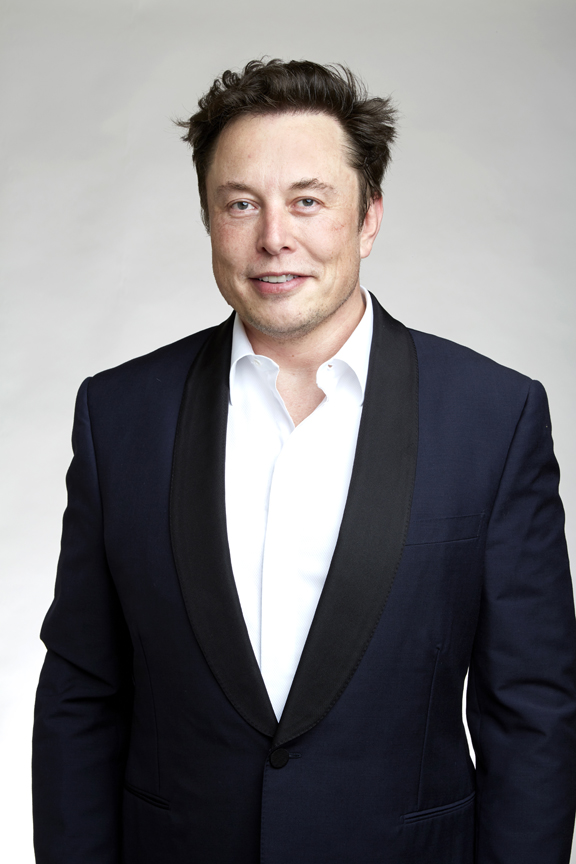
#> input picture me.jpg, 576 x 864 px
$ python facial_scan.py --image me.jpg --width 1.0   (older library calls are emulated)
#> lines starting #> are read from the running program, lines starting #| are printed output that depends on the picture; after the words box and inside, x2 and y2 are one past the last pixel; in counts of white or black regions, pixels touching at a corner belong together
"""
Test python file to start the facial recognition with openCV
SimpleCV will not work with anything higher than python2.7
OpenCV is what will be used for this project

"""
from scipy.spatial import distance as dist
import imutils
from imutils import perspective
from imutils import contours
import numpy as np
import argparse
import cv2

def mid_point(pt_a, pt_b):
    return (pt_a[0] + pt_b[0]) * 0.5, (pt_a[1] + pt_b[1]) * 0.5

ap = argparse.ArgumentParser()

ap.add_argument("-i", "--image", required = True, help = "path to the input image")

ap.add_argument("-w", "--width", type=float,
                required=True, help = "width of the left-most object in the image (in inches)")

args = vars(ap.parse_args())

image = cv2.imread(args["image"])                       # load image
#> image is the input picture: shape (864, 576, 3); mean B, G, R 121.3, 118.8, 120.7
gray = cv2.cvtColor(image, cv2.COLOR_BGR2GRAY)          # Grayscale the image
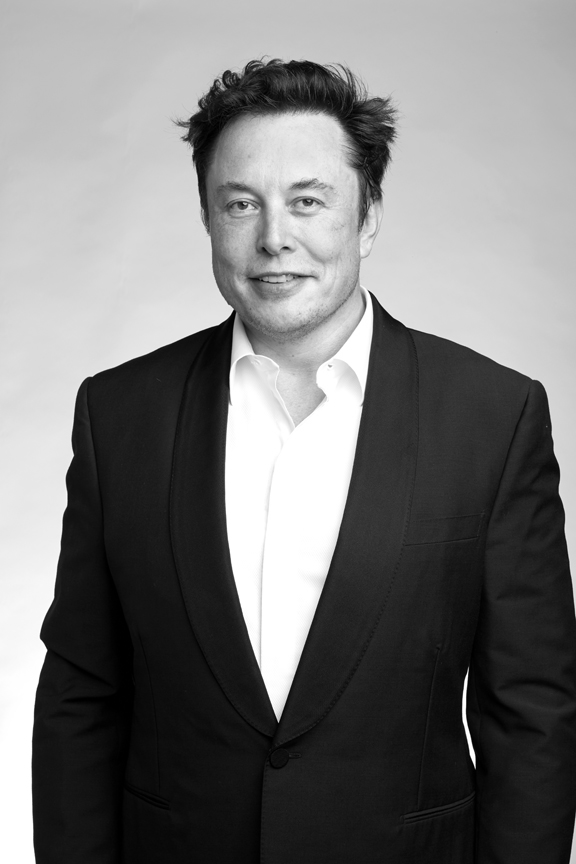
#> gray: shape (864, 576); min 0, max 255, mean 119.7
gray = cv2.GaussianBlur(gray, (7, 7), 0)                # Blur

edged = cv2.Canny(gray, 50, 100)                        # Edge detections
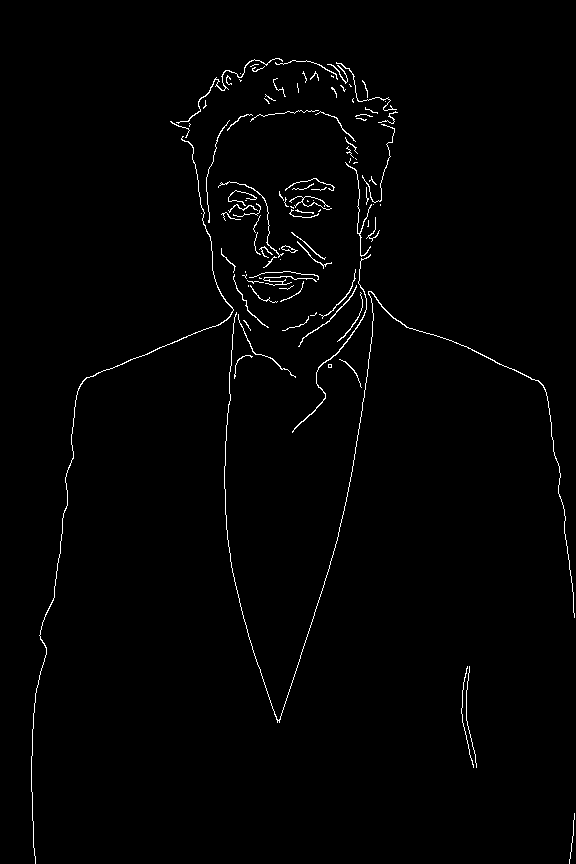
#> edged: shape (864, 576); 1.3% white in thin lines or dots, all inside (x1, y1, x2, y2) = (31, 58, 575, 864)
edged = cv2.dilate(edged, None, iterations=1)           # dilate the edge
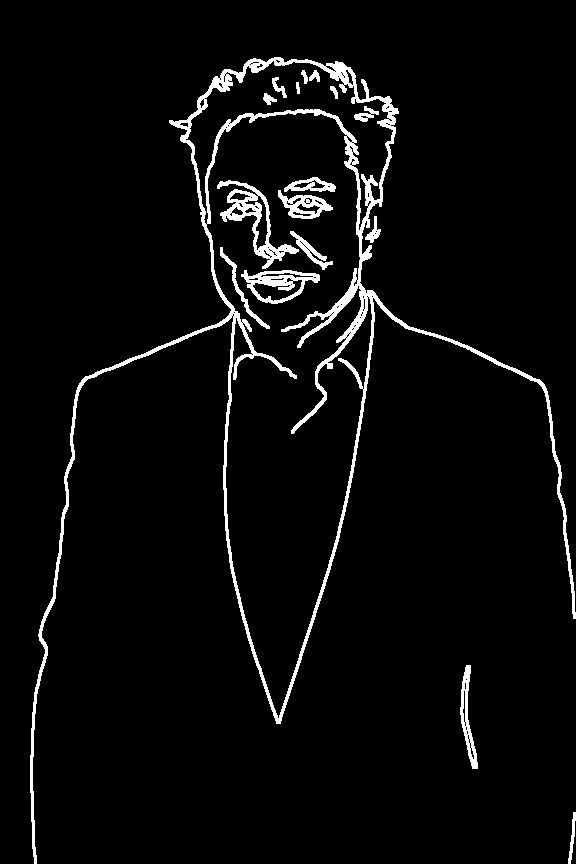
#> edged: shape (864, 576); 4.2% white; 17 white regions, largest, box (x1, y1, x2, y2) and area: (30, 57, 576, 864) 14677, (217, 180, 299, 269) 1645, (241, 270, 320, 304) 1092
edged = cv2.erode(edged, None, iterations=1)            # erode to close gaps
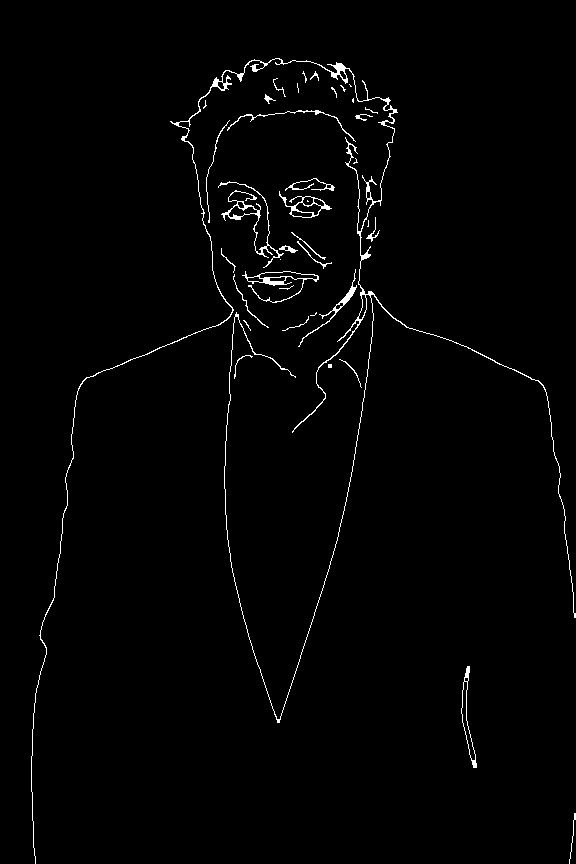
#> edged: shape (864, 576); 1.5% white in thin lines or dots, all inside (x1, y1, x2, y2) = (31, 58, 576, 864)

contouring = cv2.findContours(edged.copy(), cv2.RETR_EXTERNAL, cv2.CHAIN_APPROX_SIMPLE)   # Contours
#> contouring = 38 contours, 24 with area under 20; largest, box (x1, y1, x2, y2) and area: (31, 58, 576, 864) 1140, (279, 191, 332, 218) 547, (242, 271, 319, 303) 545, (218, 181, 284, 268) 446, (461, 666, 477, 768) 412
contouring = imutils.grab_contours(contouring)

(contouring, _) = contours.sort_contours(contouring)    # sort by left to right
pixelsPerMetric = None

for c in contouring:                                    # loop over each countour
    if cv2.contourArea(c) < 100:                        #if too big it will be ignored
        continue

    # compute the rotated bounding box of the contour
    orig = image.copy()
    box = cv2.minAreaRect(c)
    box = cv2.cv.BoxPoints(box) if imutils.is_cv2() else cv2.boxPoints(box)
    box = np.array(box, dtype="int")

    box = perspective.order_points(box)
    cv2.drawContours(orig, [box.astype("int")], -1, (0, 255, 0), 2)

    for (x, y) in box:
        cv2.circle(orig, (int(x), int(y)), 5, (0, 0, 255), -1)

    (tl, tr, br, bl) = box
    (tltrX, tltrY) = mid_point(tl, tr)
    (blbrX, blbrY) = mid_point(bl, br)

    (tlblX, tlblY) = mid_point(tl, bl)                  #top left to bottom left
    (trbrX, trbrY) = mid_point(tr, br)                  #top right to bottom right

    # draw midpoints
    cv2.circle(orig, (int(tltrX), int(tltrY)), 5, (255, 0, 0), -1)
    cv2.circle(orig, (int(blbrX), int(blbrY)), 5, (255, 0, 0), -1)
    cv2.circle(orig, (int(tlblX), int(tlblY)), 5, (255, 0, 0), -1)
    cv2.circle(orig, (int(trbrX), int(trbrY)), 5, (255, 0, 0), -1)

    # draw lines from the midpoints
    cv2.line(orig, (int(tltrX), int(tltrY)), (int(blbrX), int(blbrY)),
             (255, 0, 255), 2)
    cv2.line(orig, (int(tlblX), int(tlblY)), (int(trbrX), int(trbrY)),
             (255, 0, 255), 2)

    dA = dist.euclidean((tltrX, tltrY), (blbrX, blbrY))
    dB = dist.euclidean((tlblX, tlblY), (trbrX, trbrY))

    if pixelsPerMetric is None:                         #in inches, compute the ratio of pixels
        pixelsPerMetric = dB / args["width"]

    dimA = dA / pixelsPerMetric
    dimB = dB / pixelsPerMetric

    # draw the object sizes on the image
    cv2.putText(orig, "{:.1f}in".format(dimA),
                (int(tltrX - 15), int(tltrY - 10)), cv2.FONT_HERSHEY_SIMPLEX,
                0.65, (255, 255, 255), 2)
    cv2.putText(orig, "{:.1f}in".format(dimB),
                (int(trbrX + 10), int(trbrY)), cv2.FONT_HERSHEY_SIMPLEX,
                0.65, (255, 255, 255), 2)

    cv2.imshow("Image", orig)                           # show the outputs to user
    cv2.waitKey(0)
#> this loop made 38 passes
#> (tl, tr, br, bl, tltrX, tltrY, blbrX, blbrY) on pass 1: ([-231, 277], [369, 4], [636, 589], [35, 862], 69, 140.5, 335.5, 725.5)
#> (tl, tr, br, bl, tltrX, tltrY, blbrX, blbrY) on passes 4, 9, 15, 22, 37: ([239, 167], [298, 240], [264, 268], [204, 195], 268.5, 203.5, 234, 231.5), ([242, 271], [318, 271], [318, 302], [242, 302], 280, 271, 280, 302), ([279, 191], [332, 199], [328, 221], [275, 213], 305.5, 195, 301.5, 217), ([295, 343], [355, 269], [365, 277], [306, 352], 325, 306, 335.5, 314.5), ([457, 666], [468, 665], [476, 766], [464, 767], 462.5, 665.5, 470, 766.5)
#> pass 1, `cv2.imshow("Image", orig)`:
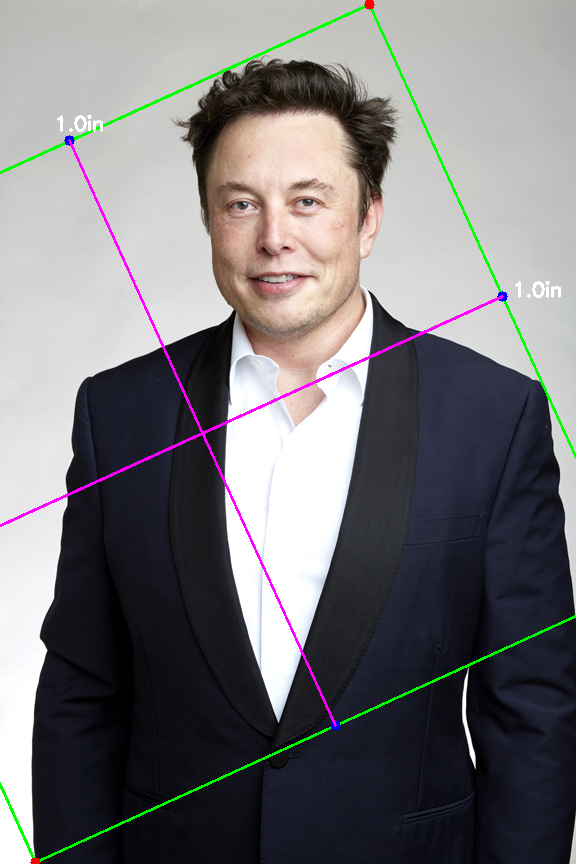
#> window 'Image': shape (864, 576, 3); mean B, G, R 120.9, 118.8, 120.3
#> after the loop, pixelsPerMetric = 659.6

'''
With openCV we can use:
Background Subtracting,
Color Filtering,
Edge Detection,
Feature Matching for Object Recognition **
General Object Recognition **
We will mainly need object recognition and feature matching for this particular program

Link below helps with opencv and how python can detect shapes and compare to other sources
https://www.pyimagesearch.com/2016/03/28/measuring-size-of-objects-in-an-image-with-opencv/
'''

$ run again, on unknown1.jpg
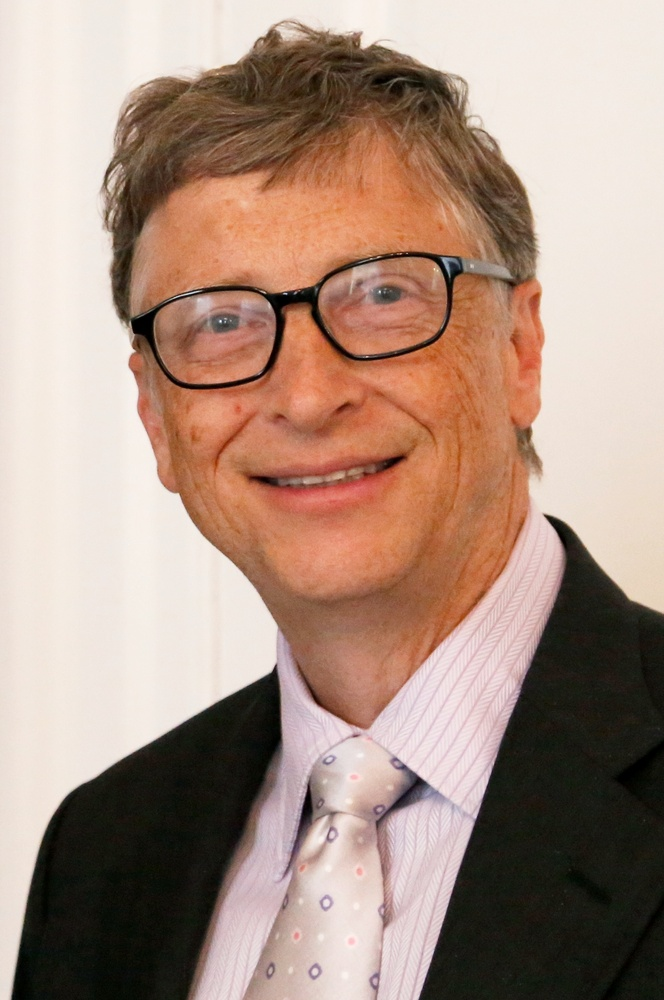
#> input picture unknown1.jpg, 664 x 1000 px, shrunk from 1588 x 2393 before the run
#> image is the input picture: shape (1000, 664, 3); mean B, G, R 130.9, 145.1, 170.9
#> `edged = cv2.erode(edged, None, iterations=1)`:
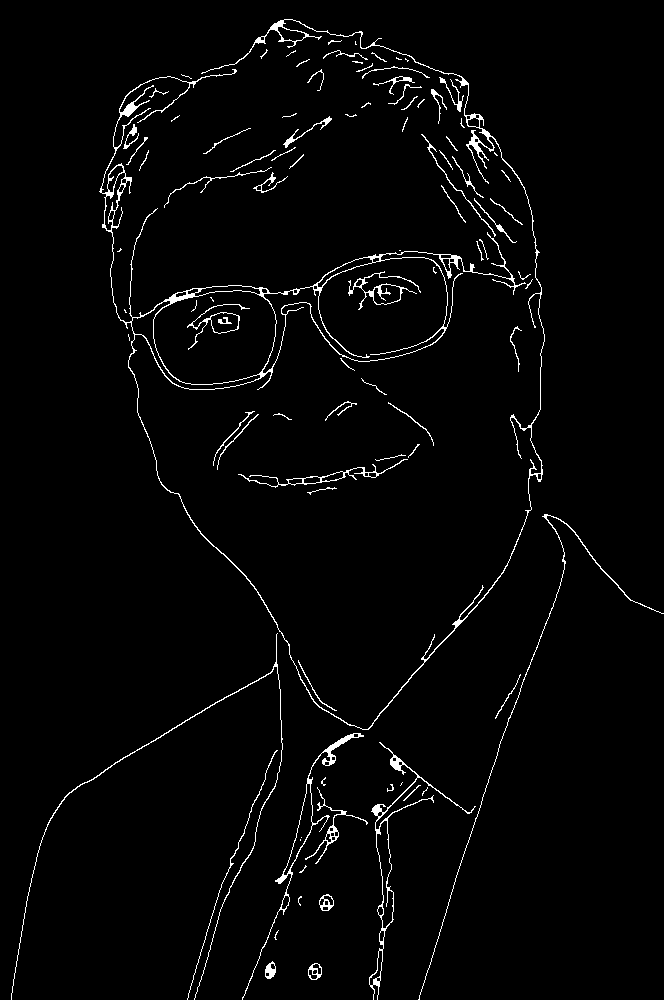
#> edged: shape (1000, 664); 2.4% white in thin lines or dots
#> contouring = 86 contours, 57 with area under 20; largest, box (x1, y1, x2, y2) and area: (99, 19, 545, 730) 27254, (369, 742, 476, 1000) 1707, (242, 733, 364, 1000) 1236, (238, 459, 408, 488) 454, (305, 787, 368, 864) 230
#> the loop `for c in contouring:` made 86 passes
#> (tl, tr, br, bl, tltrX, tltrY, blbrX, blbrY) on pass 1: ([141, 580], [328, 653], [170, 1060], [-16, 988], 234.5, 616.5, 77, 1024)
#> pass 2, `cv2.imshow("Image", orig)`:
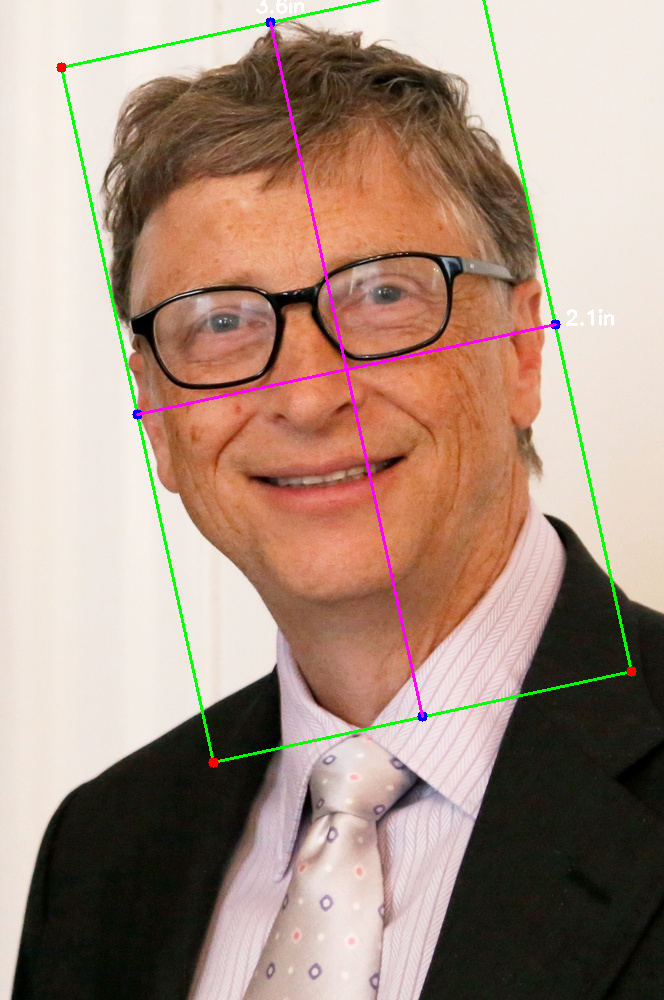
#> window 'Image': shape (1000, 664, 3); mean B, G, R 130.1, 145, 169.4
#> after the loop `for c in contouring:`: pixelsPerMetric = 200.1
